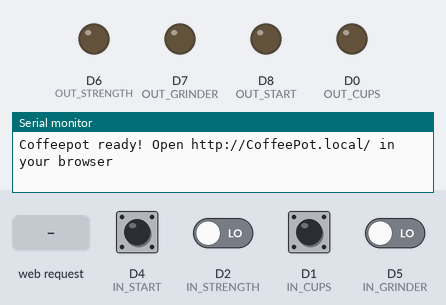
Simulated run of this sketch. Board: ESP8266 (Wemos D1 mini). Shown: output pins drawn as LEDs (lit = HIGH), the last lines printed to the serial monitor. Inputs (shaded band) come from the test bench; at power-on: D1 (IN_CUPS), D2 (IN_STRENGTH), D4 (IN_START), D5 (IN_GRINDER) LOW. WiFi joins after 1.5 s; servers stay silent unless stated; storage starts empty.

Above: at 2.9 s.
3.0 s: HTTP request GET /cups received
At 3.75 s:
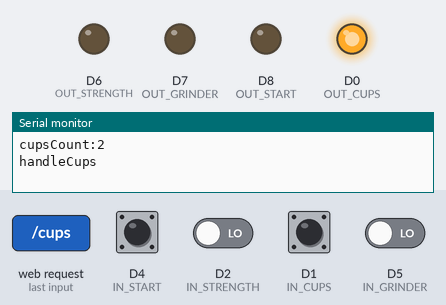
5.5 s: HTTP request GET /strength received
At 6.25 s:
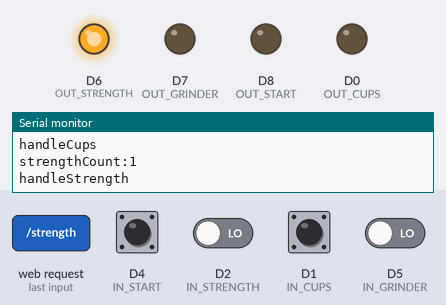
8.0 s: HTTP request GET /grinder received
At 8.75 s:
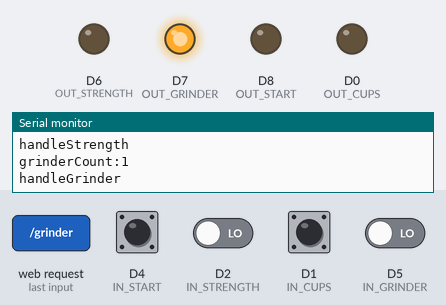
10.5 s: HTTP request GET /start received
At 11.25 s:
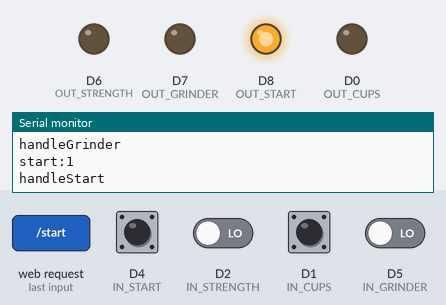
Timing chart, 0 to 13.5 s (numbered marks = the images above; inputs shaded):
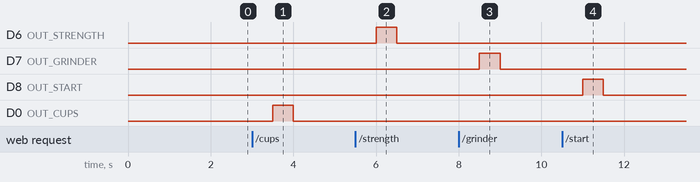

The sketch:

coffeepot.ino
```cpp
#include <Arduino.h>
#include <ESP8266WiFi.h>
#include <WiFiClient.h>
#include <ESP8266HTTPUpdateServer.h>
#include <ESP8266mDNS.h>
#include <ESP8266WebServer.h>
#include <ArduinoOTA.h>
#include <IPAddress.h>
#include <FS.h>

#define DEBUG //define when debuggin, comment out when in production

/* Setting up the wifi
   SSID is your network SSID (name)
   PASS is your network password (use for WPA, or use as key for WEP)
   IP is the ipaddress of the arduino
   DOMOTICZIP is the ipaddress of the Domoticz
*/
const char* SSID = "den Ouden";
const char* PASSWORD = "wifiw8woord";
const char* HOST = "CoffeePot";
IPAddress DOMOTICZIP(192, 168, 1, 215);
WiFiClient CLIENT;
ESP8266WebServer SERVER(80);
ESP8266HTTPUpdateServer HTTP_UPDATER;

/*
 * Pin variables
 */
const byte OUT_CUPS = D0;
const byte OUT_STRENGTH = D6;
const byte OUT_GRINDER = D7;
const byte OUT_START = D8;

const byte IN_CUPS = D1;
const byte IN_STRENGTH = D2;
const byte IN_GRINDER = D5;
const byte IN_START = D4;

/*
 * Status variables
 */
byte CUPSCOUNT = 4;           // 0=2cups, 1=4cups, 2=6cups, 3=8cups, 4=10cups
byte STRENGTHCOUNT = 1;      // 0 mild, 1 medium, 2 strong
byte GRINDERCOUNT = 0;       // 0 grinder on, 1 grinder off
byte START = 0;             // 0 not started, 1 started

/*
 * Http server files
 */
File INDEX_HTML;
File STYLE_CSS;
File MAIN_JS;

void setup() {
  #ifdef DEBUG
    Serial.begin(9600);
  #endif
  WiFi.begin(SSID, PASSWORD);
  WiFi.config(IPAddress(192, 168, 1, 23), IPAddress(192, 168, 1, 1), IPAddress(255, 255, 255, 0));

  // Wait for connection
  while (WiFi.waitForConnectResult() != WL_CONNECTED) {
    #ifdef DEBUG
      Serial.println("Connection Failed! Rebooting...");
    #endif
    delay(5000);
    ESP.restart();
  }

  setupArduinoOTA();
  SPIFFS.begin(); //open SPIFFS
  setupWebserver();

  // Set pins
  pinMode(OUT_CUPS, OUTPUT);
  pinMode(OUT_STRENGTH, OUTPUT);
  pinMode(OUT_GRINDER, OUTPUT);
  pinMode(OUT_START, OUTPUT);
  pinMode(IN_CUPS, INPUT);
  pinMode(IN_STRENGTH, INPUT);
  pinMode(IN_GRINDER, INPUT);
  pinMode(IN_START, INPUT);

  //attach interrupts
  attachInterrupt(digitalPinToInterrupt(IN_CUPS), cups, RISING);
  attachInterrupt(digitalPinToInterrupt(IN_STRENGTH), strength, RISING);
  attachInterrupt(digitalPinToInterrupt(IN_GRINDER), grinder, RISING);
  attachInterrupt(digitalPinToInterrupt(IN_START), start, RISING);

  //send message to domoticz
  String message = "Startup reason, ";
  message += ESP.getResetReason().c_str();
  sendLog(message);

  #ifdef DEBUG
    Serial.printf("Coffeepot ready! Open http://%s.local/ in your browser\n", HOST);
  #endif
}

/*
 * ArduinoOTA handele
 */
void setupArduinoOTA() {
    //Arduino OTA code
   ArduinoOTA.setHostname(HOST);
   ArduinoOTA.onStart([]() {
   });
   ArduinoOTA.onEnd([]() {
   });
   ArduinoOTA.onProgress([](unsigned int progress, unsigned int total) {
   });
   ArduinoOTA.onError([](ota_error_t error) {
     if (error == OTA_BEGIN_ERROR) sendLog("Flash Begin Failed");
     else if (error == OTA_CONNECT_ERROR) sendLog("Flash Connect Failed");
     else if (error == OTA_RECEIVE_ERROR) sendLog("Flash Receive Failed");
     else if (error == OTA_END_ERROR) sendLog("Flash End Failed");
   });
   ArduinoOTA.begin();
}
/*
 * Webserver handles
 */
 void handleRoot() {
   #ifdef DEBUG
     Serial.println("handleRoot");
   #endif
   INDEX_HTML = SPIFFS.open("/index.html.gz", "r");
   if(!INDEX_HTML) {
     handleNotFound();
     return;
   }
   SERVER.streamFile(INDEX_HTML, "text/html");
   INDEX_HTML.close();
 }
 void handleCss() {
   #ifdef DEBUG
     Serial.println("handleCss");
   #endif
   STYLE_CSS = SPIFFS.open("/style.css.gz", "r");
   if(!STYLE_CSS) {
     handleNotFound();
     return;
   }
   SERVER.streamFile(STYLE_CSS, "text/css");
   STYLE_CSS.close();
 }
void handleVarsJs() {
  #ifdef DEBUG
    Serial.println("varsJs");
    char bufferDebug[60];
    sprintf(bufferDebug, "cupsCount:%d, strengthCount:%d, grinderCount:%d, start:%d", CUPSCOUNT, STRENGTHCOUNT, GRINDERCOUNT, START);
    Serial.println(bufferDebug);
  #endif
  char buffer[100];
  String js = "var cupsCount = %d; var strengthCount = %d; var grinderCount = %d; var start = %d;";
  sprintf(buffer, js.c_str(), CUPSCOUNT, STRENGTHCOUNT, GRINDERCOUNT, START);
  SERVER.sendHeader("Cache-Control", "no-cache, no-store, must-revalidate");
  SERVER.sendHeader("Pragma", "no-cache");
  SERVER.send(200, "text/javascript", buffer);
 }
void handleMainJs() {
  #ifdef DEBUG
    Serial.println("handleMainJs");
  #endif
  MAIN_JS = SPIFFS.open("/main.min.js.gz", "r");
  if(!MAIN_JS) {
    handleNotFound();
    return;
  }
  SERVER.streamFile(MAIN_JS, "text/javascript");
  MAIN_JS.close();
}
void handleCups() {
  cups();
  #ifdef DEBUG
    Serial.println("handleCups");
  #endif

  //switch physical button
  unsigned long firstMillis = millis();
  while(millis() - firstMillis < 500) {
    if(digitalRead(OUT_CUPS) != HIGH) digitalWrite(OUT_CUPS, HIGH);
  }
  digitalWrite(OUT_CUPS, LOW);

  SERVER.send(200, "text/plain", "ok");
}
void handleStrength() {
  strength();
  #ifdef DEBUG
    Serial.println("handleStrength");
  #endif

  //switch physical button
  unsigned long firstMillis = millis();
  while(millis() - firstMillis < 500) {
    if(digitalRead(OUT_STRENGTH) != HIGH) digitalWrite(OUT_STRENGTH, HIGH);
  }
  digitalWrite(OUT_STRENGTH, LOW);

  SERVER.send(200, "text/plain", "ok");
}
void handleGrinder() {
  grinder();
  #ifdef DEBUG
    Serial.println("handleGrinder");
  #endif

  //switch physical button
  unsigned long firstMillis = millis();
  while(millis() - firstMillis < 500) {
    if(digitalRead(OUT_GRINDER) != HIGH) digitalWrite(OUT_GRINDER, HIGH);
  }
  digitalWrite(OUT_GRINDER, LOW);

  SERVER.send(200, "text/plain", "ok");
}
void handleStart() {
  start();
  #ifdef DEBUG
    Serial.println("handleStart");
  #endif

  //switch physical button
  unsigned long firstMillis = millis();
  while(millis() - firstMillis < 500) {
    if(digitalRead(OUT_START) != HIGH) digitalWrite(OUT_START, HIGH);
  }
  digitalWrite(OUT_START, LOW);

  SERVER.send(200, "text/plain", "ok");
}
void handleNotFound() {
  String message = "File Not Found\n\n";
  message += "URI: ";
  message += SERVER.uri();
  message += "\nMethod: ";
  message += (SERVER.method() == HTTP_GET)?"GET":"POST";
  message += "\nArguments: ";
  message += SERVER.args();
  message += "\n";
  for (uint8_t i=0; i<SERVER.args(); i++){
    message += " " + SERVER.argName(i) + ": " + SERVER.arg(i) + "\n";
  }
  SERVER.send(404, "text/plain", message);
}
void handleRestart() {
  String message = "ESP restarting";
  SERVER.send(200, "text/plain", message);
  ESP.restart();
}

void setupWebserver() {
  MDNS.begin(HOST);
  HTTP_UPDATER.setup(&SERVER);

  SERVER.on("/", handleRoot);
  SERVER.on("/style.css", handleCss);
  SERVER.on("/vars.js", handleVarsJs);
  SERVER.on("/main.min.js", handleMainJs);

  SERVER.on("/cups", handleCups);
  SERVER.on("/strength", handleStrength);
  SERVER.on("/grinder", handleGrinder);
  SERVER.on("/start", handleStart);
  SERVER.onNotFound(handleNotFound);
  SERVER.on("/restart", handleRestart);

  SERVER.begin();
  MDNS.addService("http", "tcp", 80);
}

/**
 * Functions to handle buttonstates
 **/
void cups() {
  unsigned long firstMillis = millis();
  while(millis() - firstMillis < 500) { //debounce
    CUPSCOUNT++;
    if(CUPSCOUNT == 5) CUPSCOUNT = 0;
  }
  #ifdef DEBUG
    char bufferDebug[20];
    sprintf(bufferDebug, "cupsCount:%d", CUPSCOUNT);
    Serial.println(bufferDebug);
  #endif
}
void strength() {
  unsigned long firstMillis = millis();
  while(millis() - firstMillis < 500) { //debounce
    STRENGTHCOUNT++;
    if(STRENGTHCOUNT == 3) STRENGTHCOUNT = 0;
  }
  #ifdef DEBUG
    char bufferDebug[20];
    sprintf(bufferDebug, "strengthCount:%d", STRENGTHCOUNT);
    Serial.println(bufferDebug);
  #endif
}
void grinder() {
  unsigned long firstMillis = millis();
  while(millis() - firstMillis < 500) { //debounce
    GRINDERCOUNT++;
    if(GRINDERCOUNT == 2) GRINDERCOUNT = 0;
  }
  #ifdef DEBUG
    char bufferDebug[20];
    sprintf(bufferDebug, "grinderCount:%d", GRINDERCOUNT);
    Serial.println(bufferDebug);
  #endif
}
void start() {
  unsigned long firstMillis = millis();
  while(millis() - firstMillis < 500) { //debounce
    START++;
    if(START == 2) START = 0;
  }
  #ifdef DEBUG
    char bufferDebug[60];
    sprintf(bufferDebug, "start:%d", START);
    Serial.println(bufferDebug);
  #endif
}

/*
 * Function to send request to Domoticz by URL
 * Uses URL decoder from http://hardwarefun.com/tutorials/url-encoding-in-arduino
 */
void sendRequest(String urlString) {
  const char* url = urlString.c_str();
  String encodedUrl;
  const char *hex = "0123456789abcdef";

  while (*url != '\0') {
    if ( ('a' <= *url && *url <= 'z')
         || ('A' <= *url && *url <= 'Z')
         || ('0' <= *url && *url <= '9')
         || ('/' == *url)
         || ('?' == *url)
         || ('=' == *url)
         || ('&' == *url)) {
      encodedUrl += *url;
    } else {
      encodedUrl += '%';
      encodedUrl += hex[*url >> 4];
      encodedUrl += hex[*url & 15];
    }
    url++;
  }

  String ipaddress;
  ipaddress += DOMOTICZIP[0];
  ipaddress += ".";
  ipaddress += DOMOTICZIP[1];
  ipaddress += ".";
  ipaddress += DOMOTICZIP[2];
  ipaddress += ".";
  ipaddress += DOMOTICZIP[3];

  if (CLIENT.connect(DOMOTICZIP, 8080)) {
    // Make a HTTP request:
    CLIENT.print("GET ");
    CLIENT.print(encodedUrl);
    CLIENT.print(" HTTP/1.1\r\n");
    CLIENT.print("Host: ");
    CLIENT.print(ipaddress);
    CLIENT.print("\r\n");
    CLIENT.print("Accept: */*\r\n");
    CLIENT.print("User-Agent: Mozilla/4.0 (compatible; esp8266 Lua; Windows NT 5.1)\r\n");
    CLIENT.print("\r\n");
  } else {
    #ifdef DEBUG
      Serial.println("Connection to Domoticz server failed");
    #endif
  }
}

/* Function to add message to the Domoticz log */
void sendLog(String message) {
  sendRequest("/json.htm?type=command&param=addlogmessage&message=CoffeePot: " + message);
}

/* Main loop */
void loop() {
  ArduinoOTA.handle();
  SERVER.handleClient();
}
```

Measured:
- after the input at 3.0 s, D0 (OUT_CUPS): LOW → HIGH after 0.50 s, → LOW 0.50 s later
- after the input at 5.5 s, D6 (OUT_STRENGTH): LOW → HIGH after 0.50 s, → LOW 0.50 s later
- after the input at 8.0 s, D7 (OUT_GRINDER): LOW → HIGH after 0.50 s, → LOW 0.50 s later
- after the input at 10.5 s, D8 (OUT_START): LOW → HIGH after 0.50 s, → LOW 0.50 s later
